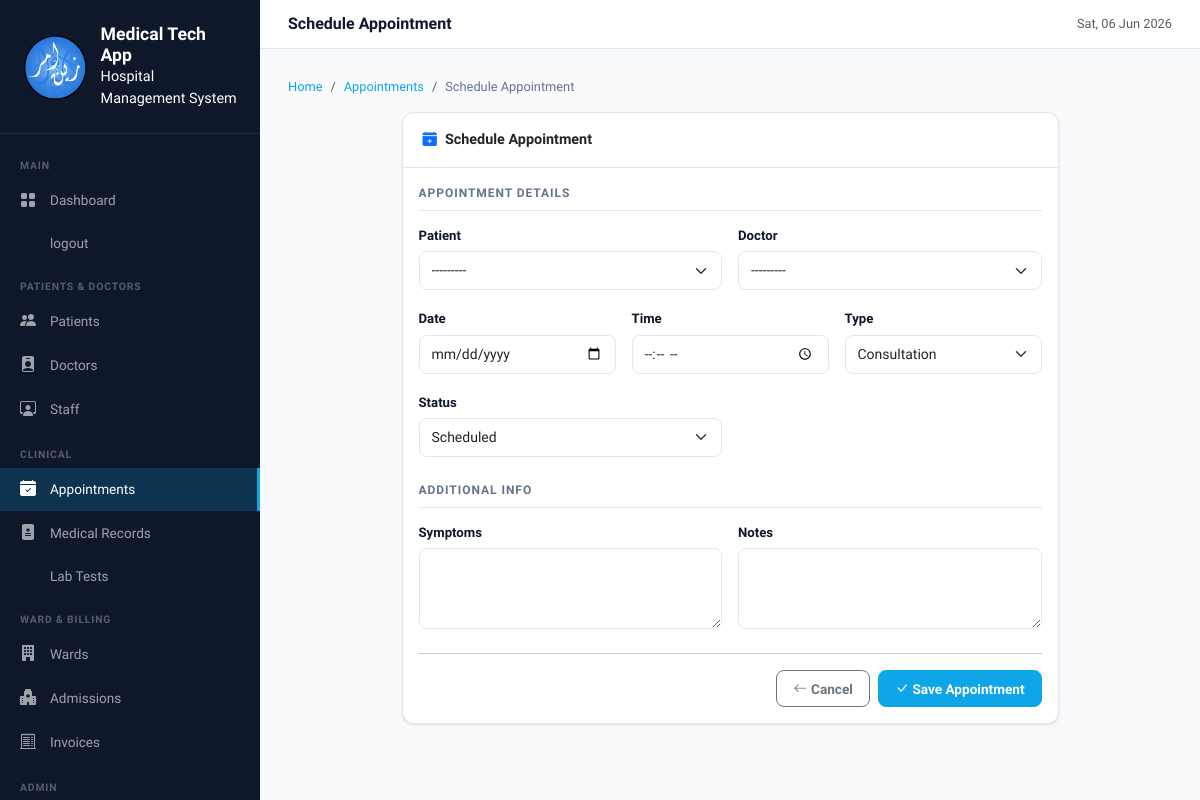
The app's page /appointments/new/ (signed in), older data.
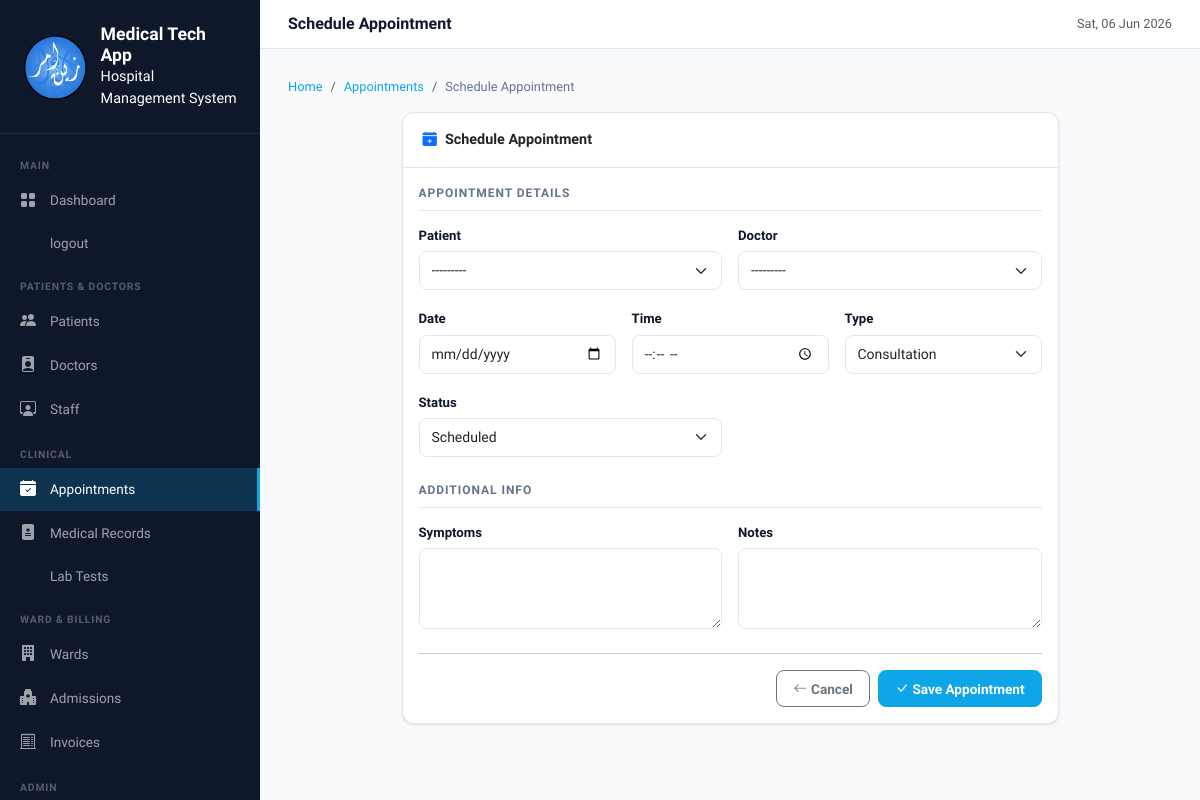
The same page, newer data.
### hospital/models.py (models this page shows, shortened)
class Patient(models.Model):
    BLOOD_GROUP_CHOICES = [
        ('A+', 'A+'), ('A-', 'A-'), ('B+', 'B+'), ('B-', 'B-'),
        ('AB+', 'AB+'), ('AB-', 'AB-'), ('O+', 'O+'), ('O-', 'O-'),
    ]
    GENDER_CHOICES = [('Male', 'Male'), ('Female', 'Female'), ('Other', 'Other')]
    MARITAL_CHOICES = [('Single', 'Single'), ('Married', 'Married'), ('Divorced', 'Divorced'), ('Widowed', 'Widowed')]
    patient_id = models.CharField(max_length=20, unique=True, blank=True)
    first_name = models.CharField(max_length=100)
    last_name = models.CharField(max_length=100)
    email = models.EmailField(blank=True)
    phone = models.CharField(max_length=20)
    date_of_birth = models.DateField()
    gender = models.CharField(max_length=10, choices=GENDER_CHOICES)
    blood_group = models.CharField(max_length=5, choices=BLOOD_GROUP_CHOICES, blank=True)
    marital_status = models.CharField(max_length=20, choices=MARITAL_CHOICES, blank=True)
    address = models.TextField(blank=True)
    city = models.CharField(max_length=100, blank=True)
    emergency_contact_name = models.CharField(max_length=100, blank=True)
    emergency_contact_phone = models.CharField(max_length=20, blank=True)
    emergency_contact_relation = models.CharField(max_length=50, blank=True)
    allergies = models.TextField(blank=True)
    medical_history = models.TextField(blank=True)
    insurance_provider = models.CharField(max_length=100, blank=True)
    insurance_number = models.CharField(max_length=50, blank=True)
    registered_date = models.DateTimeField(auto_now_add=True)
    is_active = models.BooleanField(default=True)
    def __str__(self):
        return f"{self.first_name} {self.last_name} ({self.patient_id})"
    class Meta:
        ordering = ['-registered_date']

### hospital/views.py (the view)
# urls.py: path('appointments/new/', views.appointment_create, name='appointment_create'),
@login_required
def appointment_create(request):
    if request.method == 'POST':
        form = AppointmentForm(request.POST)
        if form.is_valid():
            apt = form.save()
            messages.success(request, f'Appointment {apt.appointment_id} created!')
            return redirect('appointment_list')
    else:
        form = AppointmentForm()
    return render(request, 'hospital/appointment_form.html', {'form': form, 'title': 'Schedule Appointment'})

### hospital/forms.py
class AppointmentForm(forms.ModelForm):
    class Meta:
        model = Appointment
        fields = ['patient', 'doctor', 'appointment_date', 'appointment_time',
                  'appointment_type', 'status', 'symptoms', 'notes']
        widgets = {
            'patient': forms.Select(attrs={'class': 'form-select'}),
            'doctor': forms.Select(attrs={'class': 'form-select'}),
            'appointment_date': forms.DateInput(attrs={'class': 'form-control', 'type': 'date'}),
            'appointment_time': forms.TimeInput(attrs={'class': 'form-control', 'type': 'time'}),
            'appointment_type': forms.Select(attrs={'class': 'form-select'}),
            'status': forms.Select(attrs={'class': 'form-select'}),
            'symptoms': forms.Textarea(attrs={'class': 'form-control', 'rows': 3}),
            'notes': forms.Textarea(attrs={'class': 'form-control', 'rows': 3}),
        }

### templates/hospital/appointment_form.html (shortened to what this page needs)
{% extends 'hospital/base.html' %}
{% block page_title %}{{ title }}{% endblock %}
{% block content %}
<div class="d-flex justify-content-between align-items-center mb-3">
  <nav aria-label="breadcrumb">
    <ol class="breadcrumb mb-0">
      <li class="breadcrumb-item"><a href="{% url 'dashboard' %}">Home</a></li>
      <li class="breadcrumb-item"><a href="{% url 'appointment_list' %}">Appointments</a></li>
      <li class="breadcrumb-item active">{{ title }}</li>
    </ol>
  </nav>
</div>
<div class="row justify-content-center">
  <div class="col-lg-9">
    <div class="card">
      <div class="card-header"><i class="bi bi-calendar-plus-fill text-primary me-2"></i>{{ title }}</div>
      <div class="card-body">
        <form method="post">
          <div class="form-section-title">Appointment Details</div>
          <div class="row g-3 mb-4">
            <div class="col-md-6"><label class="form-label">Patient</label>{{ form.patient }}</div>
            <div class="col-md-6"><label class="form-label">Doctor</label>{{ form.doctor }}</div>
            <div class="col-md-4"><label class="form-label">Date</label>{{ form.appointment_date }}</div>
            <div class="col-md-4"><label class="form-label">Time</label>{{ form.appointment_time }}</div>
            <div class="col-md-4"><label class="form-label">Type</label>{{ form.appointment_type }}</div>
            <div class="col-md-6"><label class="form-label">Status</label>{{ form.status }}</div>
          </div>
          <div class="form-section-title">Additional Info</div>
          <div class="row g-3 mb-4">
            <div class="col-md-6"><label class="form-label">Symptoms</label>{{ form.symptoms }}</div>
            <div class="col-md-6"><label class="form-label">Notes</label>{{ form.notes }}</div>
          </div>
          <hr class="my-3">
          <div class="d-flex gap-2 justify-content-end">
            <a href="{% url 'appointment_list' %}" class="btn btn-outline-secondary"><i class="bi bi-arrow-left me-1"></i>Cancel</a>
            <button type="submit" class="btn btn-primary"><i class="bi bi-check-lg me-1"></i>Save Appointment</button>
          </div>
        </form>
      </div>
    </div>
  </div>
</div>
{% endblock %}

Row changes from the older to the newer data that the page shows:
added Patient: patient "---------"
Text that changed along with them:
form field patient: "---------" → (not shown)
